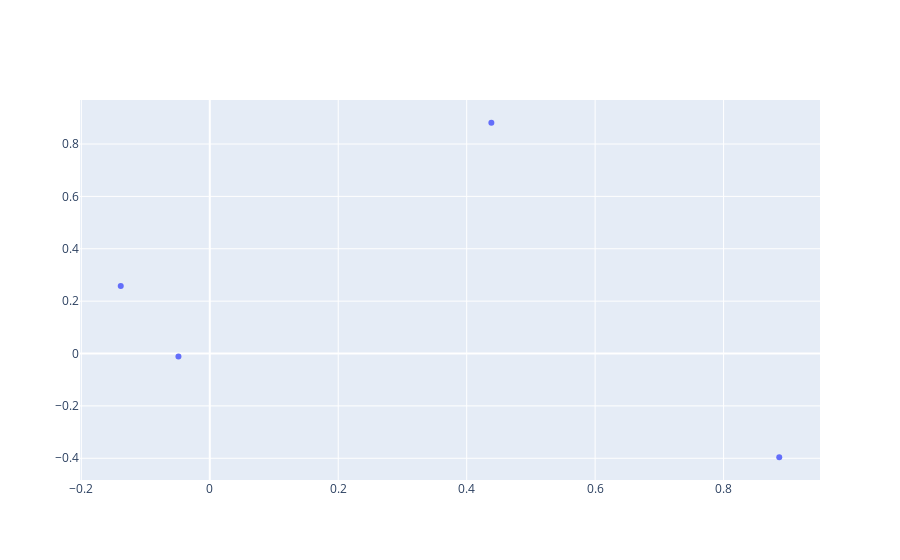

The notebook cell this image was saved under:
### Code cell
fig.show()

### Figure 1 — Plotly figure (JSON) as saved in the notebook; plotly's stock layout.template omitted (floating-point values rounded to 4 significant figures)
{"data": [{"mode": "markers", "type": "scatter", "x": [-0.04881, 0.8867, -0.1386, 0.4384], "y": [-0.01178, -0.3961, 0.2576, 0.8812]}], "layout": {}}
